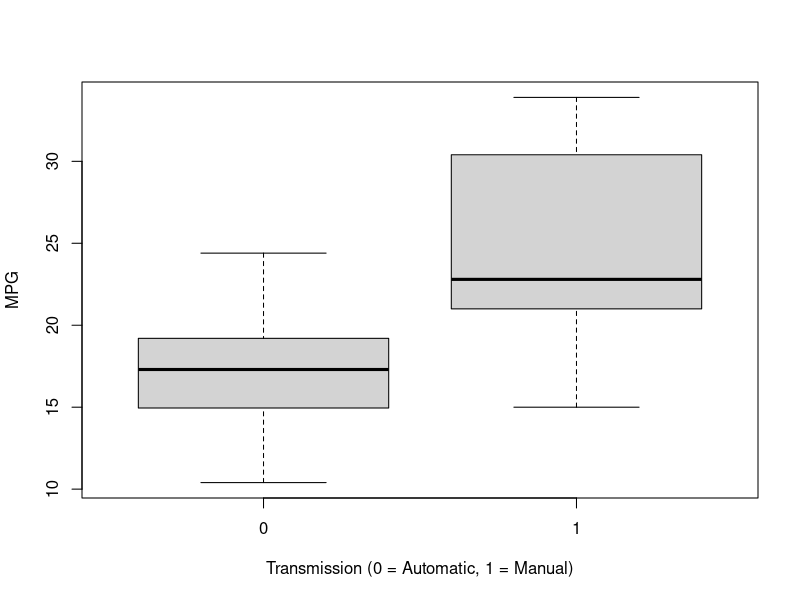
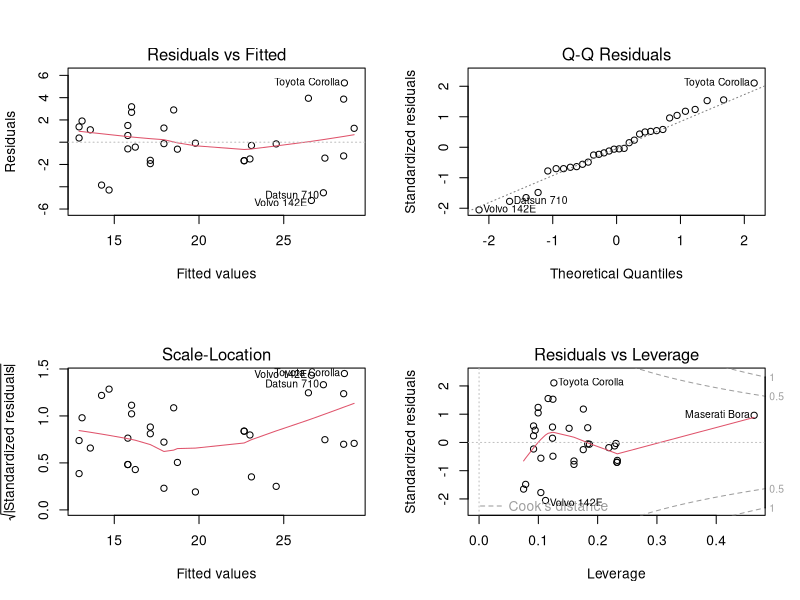

Here is the R script that generated these plots, in order:
## ---- chunk 1
knitr::opts_chunk$set(echo = TRUE)
## ---- chunk 2
library(ggplot2)
data(mtcars)
library(dplyr)
head(mtcars)
summary(mtcars)
str(mtcars)
## ---- chunk 3
aggregate(mpg ~ am, data = mtcars, mean)

Automatic <- mtcars[mtcars$am == "0",]
Manual <- mtcars[mtcars$am == "1",]

t.test(Automatic$mpg, Manual$mpg)
## ---- chunk 4
fit1<-glm(mtcars$am~mtcars$mpg, family ="binomial")
exp(fit1$coefficients)
summary(fit1)
## ---- chunk 5
fit2<-lm(mpg~factor(am)+factor(cyl)+hp, data=mtcars)
anova(fit2)
summary(fit2)
fit3<-lm(mpg ~ factor(am) + factor(cyl), data=mtcars)
fit4<-lm(mpg ~ factor(am) + factor(cyl)+ hp, data=mtcars)
fit5<-lm(mpg ~ factor(am) + factor(cyl)+ wt +hp, data=mtcars)
fit6<-lm(mpg ~ factor(am) + factor(cyl)+ wt +hp +disp, data=mtcars)
fit7<-lm(mpg ~ factor(am) + factor(cyl)+ wt +hp +disp+qsec+factor(gear)+factor(carb), data=mtcars)
anova(fit3,fit4,fit5,fit6,fit7)
## ---- chunk 6
with(mtcars, boxplot(mpg~am, xlab="Transmission (0 = Automatic, 1 = Manual)", ylab="MPG"))
par(mfrow = c(2, 2))
plot(fit2)
